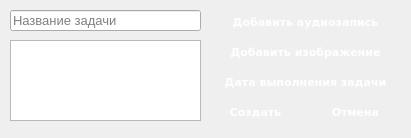
<?xml version="1.0" encoding="UTF-8"?>
<ui version="4.0">
 <class>Form</class>
 <widget class="QWidget" name="Form">
  <property name="geometry">
   <rect>
    <x>0</x>
    <y>0</y>
    <width>411</width>
    <height>138</height>
   </rect>
  </property>
  <property name="windowTitle">
   <string>Form</string>
  </property>
  <widget class="QLineEdit" name="name_task">
   <property name="geometry">
    <rect>
     <x>10</x>
     <y>10</y>
     <width>191</width>
     <height>21</height>
    </rect>
   </property>
   <property name="font">
    <font>
     <pointsize>10</pointsize>
    </font>
   </property>
   <property name="text">
    <string/>
   </property>
   <property name="placeholderText">
    <string>Название задачи</string>
   </property>
  </widget>
  <widget class="QPlainTextEdit" name="description">
   <property name="geometry">
    <rect>
     <x>10</x>
     <y>40</y>
     <width>191</width>
     <height>81</height>
    </rect>
   </property>
   <property name="plainText">
    <string/>
   </property>
   <property name="backgroundVisible">
    <bool>false</bool>
   </property>
   <property name="placeholderText">
    <string>Описание задачи</string>
   </property>
  </widget>
  <widget class="QPushButton" name="create_button">
   <property name="geometry">
    <rect>
     <x>210</x>
     <y>100</y>
     <width>91</width>
     <height>24</height>
    </rect>
   </property>
   <property name="styleSheet">
    <string notr="true">font-family: Verdana;
font-weight: bold;
font-size: 8pt;
border-radius: 10px;
color: white;
</string>
   </property>
   <property name="text">
    <string>Создать</string>
   </property>
  </widget>
  <widget class="QPushButton" name="cancel">
   <property name="geometry">
    <rect>
     <x>310</x>
     <y>100</y>
     <width>91</width>
     <height>24</height>
    </rect>
   </property>
   <property name="styleSheet">
    <string notr="true">font-family: Verdana;
font-weight: bold;
font-size: 8pt;
border-radius: 10px;
color: white;
</string>
   </property>
   <property name="text">
    <string>Отмена</string>
   </property>
  </widget>
  <widget class="QPushButton" name="audio">
   <property name="geometry">
    <rect>
     <x>210</x>
     <y>10</y>
     <width>191</width>
     <height>24</height>
    </rect>
   </property>
   <property name="styleSheet">
    <string notr="true">font-family: Verdana;
font-weight: bold;
font-size: 8pt;
border-radius: 10px;
color: white;
</string>
   </property>
   <property name="text">
    <string>Добавить аудиозапись</string>
   </property>
   <property name="icon">
    <iconset>
     <normaloff>../../../../.designer/images/microphone.png</normaloff>../../../../.designer/images/microphone.png</iconset>
   </property>
  </widget>
  <widget class="QPushButton" name="photo">
   <property name="geometry">
    <rect>
     <x>210</x>
     <y>40</y>
     <width>191</width>
     <height>24</height>
    </rect>
   </property>
   <property name="styleSheet">
    <string notr="true">font-family: Verdana;
font-weight: bold;
font-size: 8pt;
border-radius: 10px;
color: white;
</string>
   </property>
   <property name="text">
    <string>Добавить изображение</string>
   </property>
   <property name="icon">
    <iconset>
     <normaloff>../../../../.designer/images/png-transparent-computer-icons-user-interface-icons-angle-electronics-text.png</normaloff>../../../../.designer/images/png-transparent-computer-icons-user-interface-icons-angle-electronics-text.png</iconset>
   </property>
  </widget>
  <widget class="QPushButton" name="calendar_button">
   <property name="geometry">
    <rect>
     <x>210</x>
     <y>70</y>
     <width>191</width>
     <height>24</height>
    </rect>
   </property>
   <property name="styleSheet">
    <string notr="true">font-family: Verdana;
font-weight: bold;
font-size: 8pt;
border-radius: 10px;
color: white;
</string>
   </property>
   <property name="text">
    <string>Дата выполнения задачи</string>
   </property>
   <property name="icon">
    <iconset>
     <normaloff>../../../../.designer/images/calendar.png</normaloff>../../../../.designer/images/calendar.png</iconset>
   </property>
  </widget>
 </widget>
 <resources/>
 <connections/>
</ui>
